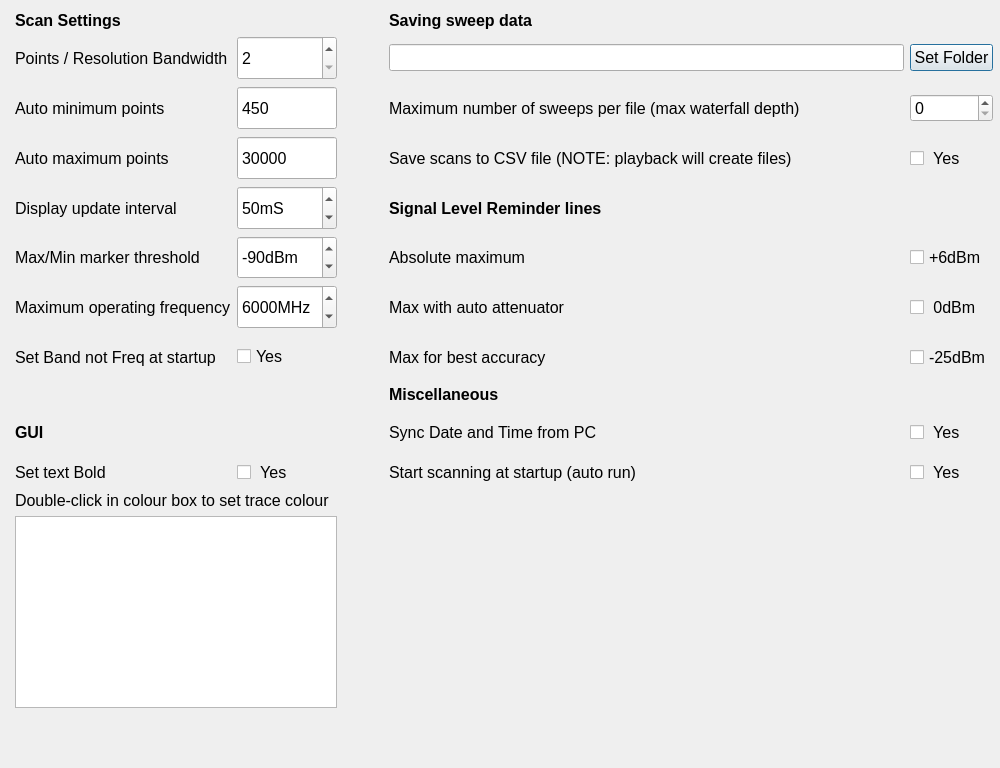
<?xml version="1.0" encoding="UTF-8"?>
<ui version="4.0">
 <class>Settings</class>
 <widget class="QDialog" name="Settings">
  <property name="geometry">
   <rect>
    <x>0</x>
    <y>0</y>
    <width>1000</width>
    <height>768</height>
   </rect>
  </property>
  <property name="windowTitle">
   <string>Settings</string>
  </property>
  <widget class="QWidget" name="layoutWidget">
   <property name="geometry">
    <rect>
     <x>15</x>
     <y>11</y>
     <width>978</width>
     <height>741</height>
    </rect>
   </property>
   <property name="font">
    <font>
     <pointsize>12</pointsize>
    </font>
   </property>
   <layout class="QGridLayout" name="gridLayout_2">
    <item row="1" column="4">
     <widget class="QPushButton" name="set_folder">
      <property name="sizePolicy">
       <sizepolicy hsizetype="Preferred" vsizetype="Fixed">
        <horstretch>0</horstretch>
        <verstretch>0</verstretch>
       </sizepolicy>
      </property>
      <property name="font">
       <font>
        <pointsize>12</pointsize>
       </font>
      </property>
      <property name="text">
       <string>Set Folder</string>
      </property>
     </widget>
    </item>
    <item row="4" column="0">
     <widget class="QLabel" name="label_19">
      <property name="font">
       <font>
        <pointsize>12</pointsize>
       </font>
      </property>
      <property name="text">
       <string>Display update interval</string>
      </property>
     </widget>
    </item>
    <item row="5" column="0">
     <widget class="QLabel" name="label_2">
      <property name="font">
       <font>
        <pointsize>12</pointsize>
       </font>
      </property>
      <property name="text">
       <string>Max/Min marker threshold</string>
      </property>
     </widget>
    </item>
    <item row="10" column="0">
     <widget class="QLabel" name="label_16">
      <property name="font">
       <font>
        <pointsize>12</pointsize>
       </font>
      </property>
      <property name="text">
       <string>Set text Bold</string>
      </property>
     </widget>
    </item>
    <item row="7" column="2">
     <widget class="QLabel" name="label_15">
      <property name="sizePolicy">
       <sizepolicy hsizetype="Fixed" vsizetype="Preferred">
        <horstretch>0</horstretch>
        <verstretch>0</verstretch>
       </sizepolicy>
      </property>
      <property name="font">
       <font>
        <pointsize>12</pointsize>
       </font>
      </property>
      <property name="text">
       <string/>
      </property>
     </widget>
    </item>
    <item row="2" column="3">
     <widget class="QLabel" name="label_12">
      <property name="font">
       <font>
        <pointsize>12</pointsize>
       </font>
      </property>
      <property name="text">
       <string>Maximum number of sweeps per file (max waterfall depth)</string>
      </property>
     </widget>
    </item>
    <item row="3" column="4">
     <widget class="QCheckBox" name="saveSweep">
      <property name="sizePolicy">
       <sizepolicy hsizetype="Preferred" vsizetype="Expanding">
        <horstretch>0</horstretch>
        <verstretch>0</verstretch>
       </sizepolicy>
      </property>
      <property name="font">
       <font>
        <pointsize>12</pointsize>
       </font>
      </property>
      <property name="toolTip">
       <string>Must be selected each time programme is run</string>
      </property>
      <property name="text">
       <string> Yes</string>
      </property>
     </widget>
    </item>
    <item row="7" column="4">
     <widget class="QCheckBox" name="neg25Line">
      <property name="sizePolicy">
       <sizepolicy hsizetype="Preferred" vsizetype="Expanding">
        <horstretch>0</horstretch>
        <verstretch>0</verstretch>
       </sizepolicy>
      </property>
      <property name="font">
       <font>
        <pointsize>12</pointsize>
       </font>
      </property>
      <property name="text">
       <string>-25dBm</string>
      </property>
      <property name="checked">
       <bool>false</bool>
      </property>
     </widget>
    </item>
    <item row="1" column="1">
     <widget class="QSpinBox" name="rbw_x">
      <property name="sizePolicy">
       <sizepolicy hsizetype="Preferred" vsizetype="Expanding">
        <horstretch>0</horstretch>
        <verstretch>0</verstretch>
       </sizepolicy>
      </property>
      <property name="maximumSize">
       <size>
        <width>100</width>
        <height>16777215</height>
       </size>
      </property>
      <property name="font">
       <font>
        <pointsize>12</pointsize>
       </font>
      </property>
      <property name="minimum">
       <number>2</number>
      </property>
      <property name="maximum">
       <number>10</number>
      </property>
      <property name="value">
       <number>2</number>
      </property>
     </widget>
    </item>
    <item row="5" column="3">
     <widget class="QLabel" name="label_11">
      <property name="font">
       <font>
        <pointsize>12</pointsize>
       </font>
      </property>
      <property name="text">
       <string>Absolute maximum</string>
      </property>
     </widget>
    </item>
    <item row="2" column="0">
     <widget class="QLabel" name="label_3">
      <property name="font">
       <font>
        <pointsize>12</pointsize>
       </font>
      </property>
      <property name="text">
       <string>Auto minimum points</string>
      </property>
     </widget>
    </item>
    <item row="6" column="1">
     <widget class="QSpinBox" name="maxFreqBox">
      <property name="sizePolicy">
       <sizepolicy hsizetype="Preferred" vsizetype="Expanding">
        <horstretch>0</horstretch>
        <verstretch>0</verstretch>
       </sizepolicy>
      </property>
      <property name="maximumSize">
       <size>
        <width>100</width>
        <height>16777215</height>
       </size>
      </property>
      <property name="font">
       <font>
        <pointsize>12</pointsize>
       </font>
      </property>
      <property name="toolTip">
       <string>Maximum Frequency allowed.  Note: TinySA-Ultra is not calibrated above 6GHz </string>
      </property>
      <property name="suffix">
       <string>MHz</string>
      </property>
      <property name="minimum">
       <number>350</number>
      </property>
      <property name="maximum">
       <number>20000</number>
      </property>
      <property name="singleStep">
       <number>100</number>
      </property>
      <property name="value">
       <number>6000</number>
      </property>
     </widget>
    </item>
    <item row="9" column="4">
     <widget class="QCheckBox" name="syncTime">
      <property name="sizePolicy">
       <sizepolicy hsizetype="Preferred" vsizetype="Expanding">
        <horstretch>0</horstretch>
        <verstretch>0</verstretch>
       </sizepolicy>
      </property>
      <property name="font">
       <font>
        <pointsize>12</pointsize>
       </font>
      </property>
      <property name="text">
       <string> Yes</string>
      </property>
     </widget>
    </item>
    <item row="10" column="1">
     <widget class="QCheckBox" name="bold_text">
      <property name="font">
       <font>
        <pointsize>12</pointsize>
       </font>
      </property>
      <property name="text">
       <string> Yes</string>
      </property>
     </widget>
    </item>
    <item row="10" column="3">
     <widget class="QLabel" name="label_21">
      <property name="font">
       <font>
        <pointsize>12</pointsize>
       </font>
      </property>
      <property name="text">
       <string>Start scanning at startup (auto run)</string>
      </property>
     </widget>
    </item>
    <item row="3" column="1">
     <widget class="QSpinBox" name="maxPoints">
      <property name="sizePolicy">
       <sizepolicy hsizetype="Preferred" vsizetype="Expanding">
        <horstretch>0</horstretch>
        <verstretch>0</verstretch>
       </sizepolicy>
      </property>
      <property name="maximumSize">
       <size>
        <width>100</width>
        <height>16777215</height>
       </size>
      </property>
      <property name="font">
       <font>
        <pointsize>12</pointsize>
       </font>
      </property>
      <property name="buttonSymbols">
       <enum>QAbstractSpinBox::ButtonSymbols::NoButtons</enum>
      </property>
      <property name="minimum">
       <number>25</number>
      </property>
      <property name="maximum">
       <number>100000</number>
      </property>
      <property name="value">
       <number>30000</number>
      </property>
     </widget>
    </item>
    <item row="4" column="1">
     <widget class="QSpinBox" name="intervalBox">
      <property name="sizePolicy">
       <sizepolicy hsizetype="Preferred" vsizetype="Expanding">
        <horstretch>0</horstretch>
        <verstretch>0</verstretch>
       </sizepolicy>
      </property>
      <property name="maximumSize">
       <size>
        <width>100</width>
        <height>16777215</height>
       </size>
      </property>
      <property name="font">
       <font>
        <pointsize>12</pointsize>
       </font>
      </property>
      <property name="toolTip">
       <string>Nominal</string>
      </property>
      <property name="suffix">
       <string>mS</string>
      </property>
      <property name="minimum">
       <number>5</number>
      </property>
      <property name="maximum">
       <number>200</number>
      </property>
      <property name="singleStep">
       <number>5</number>
      </property>
      <property name="value">
       <number>50</number>
      </property>
     </widget>
    </item>
    <item row="13" column="3">
     <spacer name="verticalSpacer">
      <property name="font">
       <font>
        <pointsize>12</pointsize>
       </font>
      </property>
      <property name="orientation">
       <enum>Qt::Orientation::Vertical</enum>
      </property>
      <property name="sizeHint" stdset="0">
       <size>
        <width>20</width>
        <height>40</height>
       </size>
      </property>
     </spacer>
    </item>
    <item row="0" column="0">
     <widget class="QLabel" name="label_8">
      <property name="font">
       <font>
        <pointsize>12</pointsize>
        <bold>true</bold>
       </font>
      </property>
      <property name="text">
       <string>Scan Settings</string>
      </property>
     </widget>
    </item>
    <item row="2" column="1">
     <widget class="QSpinBox" name="minPoints">
      <property name="sizePolicy">
       <sizepolicy hsizetype="Preferred" vsizetype="Expanding">
        <horstretch>0</horstretch>
        <verstretch>0</verstretch>
       </sizepolicy>
      </property>
      <property name="maximumSize">
       <size>
        <width>100</width>
        <height>16777215</height>
       </size>
      </property>
      <property name="font">
       <font>
        <pointsize>12</pointsize>
       </font>
      </property>
      <property name="buttonSymbols">
       <enum>QAbstractSpinBox::ButtonSymbols::NoButtons</enum>
      </property>
      <property name="minimum">
       <number>25</number>
      </property>
      <property name="maximum">
       <number>450</number>
      </property>
      <property name="value">
       <number>450</number>
      </property>
     </widget>
    </item>
    <item row="1" column="3">
     <widget class="QLineEdit" name="save_folder">
      <property name="sizePolicy">
       <sizepolicy hsizetype="Expanding" vsizetype="Fixed">
        <horstretch>0</horstretch>
        <verstretch>0</verstretch>
       </sizepolicy>
      </property>
      <property name="minimumSize">
       <size>
        <width>0</width>
        <height>0</height>
       </size>
      </property>
      <property name="font">
       <font>
        <pointsize>12</pointsize>
       </font>
      </property>
      <property name="clearButtonEnabled">
       <bool>true</bool>
      </property>
     </widget>
    </item>
    <item row="12" column="0" colspan="2">
     <widget class="QTableView" name="colourTable">
      <property name="font">
       <font>
        <pointsize>12</pointsize>
       </font>
      </property>
      <property name="sizeAdjustPolicy">
       <enum>QAbstractScrollArea::SizeAdjustPolicy::AdjustIgnored</enum>
      </property>
     </widget>
    </item>
    <item row="3" column="0">
     <widget class="QLabel" name="label_4">
      <property name="font">
       <font>
        <pointsize>12</pointsize>
       </font>
      </property>
      <property name="text">
       <string>Auto maximum points</string>
      </property>
     </widget>
    </item>
    <item row="8" column="3">
     <widget class="QLabel" name="label_13">
      <property name="font">
       <font>
        <pointsize>12</pointsize>
        <bold>true</bold>
       </font>
      </property>
      <property name="text">
       <string>Miscellaneous</string>
      </property>
     </widget>
    </item>
    <item row="13" column="2">
     <spacer name="horizontalSpacer">
      <property name="orientation">
       <enum>Qt::Orientation::Horizontal</enum>
      </property>
      <property name="sizeType">
       <enum>QSizePolicy::Policy::Fixed</enum>
      </property>
      <property name="sizeHint" stdset="0">
       <size>
        <width>40</width>
        <height>20</height>
       </size>
      </property>
     </spacer>
    </item>
    <item row="10" column="4">
     <widget class="QCheckBox" name="auto_run">
      <property name="font">
       <font>
        <pointsize>12</pointsize>
       </font>
      </property>
      <property name="text">
       <string> Yes</string>
      </property>
     </widget>
    </item>
    <item row="5" column="1">
     <widget class="QSpinBox" name="peakThreshold">
      <property name="sizePolicy">
       <sizepolicy hsizetype="Preferred" vsizetype="Expanding">
        <horstretch>0</horstretch>
        <verstretch>0</verstretch>
       </sizepolicy>
      </property>
      <property name="maximumSize">
       <size>
        <width>100</width>
        <height>16777215</height>
       </size>
      </property>
      <property name="font">
       <font>
        <pointsize>12</pointsize>
       </font>
      </property>
      <property name="suffix">
       <string>dBm</string>
      </property>
      <property name="prefix">
       <string/>
      </property>
      <property name="minimum">
       <number>-120</number>
      </property>
      <property name="maximum">
       <number>-20</number>
      </property>
      <property name="value">
       <number>-90</number>
      </property>
     </widget>
    </item>
    <item row="2" column="4">
     <widget class="QSpinBox" name="maxWF">
      <property name="sizePolicy">
       <sizepolicy hsizetype="Preferred" vsizetype="Fixed">
        <horstretch>0</horstretch>
        <verstretch>0</verstretch>
       </sizepolicy>
      </property>
      <property name="font">
       <font>
        <pointsize>12</pointsize>
       </font>
      </property>
     </widget>
    </item>
    <item row="9" column="0">
     <widget class="QLabel" name="label_5">
      <property name="font">
       <font>
        <pointsize>12</pointsize>
        <bold>true</bold>
       </font>
      </property>
      <property name="text">
       <string>GUI</string>
      </property>
     </widget>
    </item>
    <item row="7" column="0">
     <widget class="QLabel" name="label_22">
      <property name="text">
       <string>Set Band not Freq at startup</string>
      </property>
     </widget>
    </item>
    <item row="7" column="3">
     <widget class="QLabel" name="label_9">
      <property name="font">
       <font>
        <pointsize>12</pointsize>
       </font>
      </property>
      <property name="text">
       <string>Max for best accuracy</string>
      </property>
     </widget>
    </item>
    <item row="1" column="0">
     <widget class="QLabel" name="label">
      <property name="font">
       <font>
        <pointsize>12</pointsize>
       </font>
      </property>
      <property name="text">
       <string>Points / Resolution Bandwidth</string>
      </property>
     </widget>
    </item>
    <item row="9" column="3">
     <widget class="QLabel" name="label_17">
      <property name="font">
       <font>
        <pointsize>12</pointsize>
       </font>
      </property>
      <property name="text">
       <string>Sync Date and Time from PC</string>
      </property>
     </widget>
    </item>
    <item row="6" column="0">
     <widget class="QLabel" name="label_7">
      <property name="font">
       <font>
        <pointsize>12</pointsize>
       </font>
      </property>
      <property name="text">
       <string>Maximum operating frequency</string>
      </property>
     </widget>
    </item>
    <item row="6" column="4">
     <widget class="QCheckBox" name="zeroLine">
      <property name="sizePolicy">
       <sizepolicy hsizetype="Preferred" vsizetype="Expanding">
        <horstretch>0</horstretch>
        <verstretch>0</verstretch>
       </sizepolicy>
      </property>
      <property name="font">
       <font>
        <pointsize>12</pointsize>
       </font>
      </property>
      <property name="text">
       <string> 0dBm</string>
      </property>
      <property name="checked">
       <bool>false</bool>
      </property>
     </widget>
    </item>
    <item row="0" column="3">
     <widget class="QLabel" name="label_14">
      <property name="font">
       <font>
        <pointsize>12</pointsize>
        <bold>true</bold>
       </font>
      </property>
      <property name="text">
       <string>Saving sweep data</string>
      </property>
     </widget>
    </item>
    <item row="11" column="0" colspan="2">
     <widget class="QLabel" name="label_18">
      <property name="font">
       <font>
        <pointsize>12</pointsize>
       </font>
      </property>
      <property name="text">
       <string>Double-click in colour box to set trace colour</string>
      </property>
     </widget>
    </item>
    <item row="4" column="3">
     <widget class="QLabel" name="label_6">
      <property name="font">
       <font>
        <pointsize>12</pointsize>
        <bold>true</bold>
       </font>
      </property>
      <property name="text">
       <string>Signal Level Reminder lines</string>
      </property>
     </widget>
    </item>
    <item row="6" column="3">
     <widget class="QLabel" name="label_10">
      <property name="font">
       <font>
        <pointsize>12</pointsize>
       </font>
      </property>
      <property name="text">
       <string>Max with auto attenuator</string>
      </property>
     </widget>
    </item>
    <item row="5" column="4">
     <widget class="QCheckBox" name="plus6Line">
      <property name="sizePolicy">
       <sizepolicy hsizetype="Preferred" vsizetype="Expanding">
        <horstretch>0</horstretch>
        <verstretch>0</verstretch>
       </sizepolicy>
      </property>
      <property name="font">
       <font>
        <pointsize>12</pointsize>
       </font>
      </property>
      <property name="text">
       <string>+6dBm</string>
      </property>
      <property name="checked">
       <bool>false</bool>
      </property>
     </widget>
    </item>
    <item row="3" column="3">
     <widget class="QLabel" name="label_20">
      <property name="font">
       <font>
        <pointsize>12</pointsize>
       </font>
      </property>
      <property name="text">
       <string>Save scans to CSV file (NOTE: playback will create files)</string>
      </property>
     </widget>
    </item>
    <item row="7" column="1">
     <widget class="QCheckBox" name="restore_band">
      <property name="text">
       <string>Yes</string>
      </property>
      <property name="checked">
       <bool>false</bool>
      </property>
      <property name="autoExclusive">
       <bool>true</bool>
      </property>
     </widget>
    </item>
   </layout>
  </widget>
 </widget>
 <resources/>
 <connections/>
</ui>
